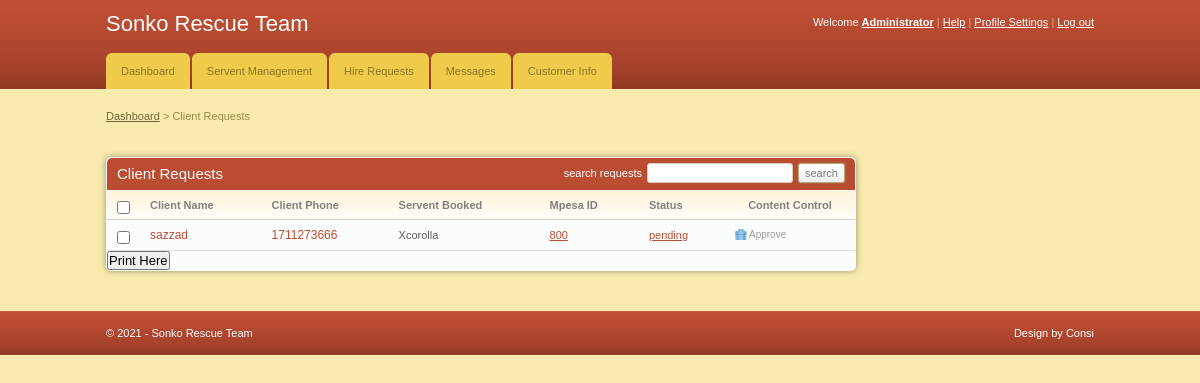
/servent/admin/client_requests.php (signed in), run on the app's committed database.
### tables this page shows
CREATE TABLE IF NOT EXISTS `client` (
  `client_id` int(11) NOT NULL AUTO_INCREMENT,
  `fname` varchar(255) NOT NULL,
  `email` varchar(255) NOT NULL,
  `id_no` int(11) NOT NULL,
  `phone` int(11) NOT NULL,
  `location` varchar(255) NOT NULL,
  `gender` varchar(255) NOT NULL,
  `servent_id` int(11) DEFAULT NULL,
  `status` varchar(255) NOT NULL,
  `mpesa` varchar(255) DEFAULT NULL,
  PRIMARY KEY (`client_id`)
);

CREATE TABLE IF NOT EXISTS `servents` (
  `servent_id` int(11) NOT NULL AUTO_INCREMENT,
  `servent_name` varchar(255) NOT NULL,
  `servent_type` varchar(255) NOT NULL,
  `image` text NOT NULL,
  `hire_cost` int(11) NOT NULL,
  `capacity` int(11) NOT NULL,
  `status` varchar(255) NOT NULL,
  PRIMARY KEY (`servent_id`)
);

### servent/admin/client_requests.php (the view, shortened to what this page needs)
<!DOCTYPE html PUBLIC "-//W3C//DTD XHTML 1.0 Transitional//EN" "http://www.w3.org/TR/xhtml1/DTD/xhtml1-transitional.dtd">
<html xmlns="http://www.w3.org/1999/xhtml">
<head>
	<link rel="stylesheet" href="css/style.css" type="text/css" media="all" />
</head>
<body>
<div id="header">
	<div class="shell">
		<?php
			include 'menu.php';
		?>
	</div>
</div>
<div id="container">
	<div class="shell">
		<div class="small-nav">
			<a href="index.php">Dashboard</a>
			<span>&gt;</span>
			Client Requests
		</div>
		<br />
		<div id="main">
			<div id="content">
				<div class="box">
					<div class="box-head">
						<h2 class="left">Client Requests</h2>
						<div class="right">
							<label>search requests</label>
							<input type="text" class="field small-field" />
							<input type="submit" class="button" value="search" />
						</div>
					</div>
					<div class="table">
						<table width="100%" border="0" cellspacing="0" cellpadding="0">
							<tr>
								<th width="13"><input type="checkbox" class="checkbox" /></th>
								<th>Client Name</th>
								<th>Client Phone</th>
								<th>Servent Booked</th>
								<th>Mpesa ID</th>
								<th>Status</th>
								<th width="110" class="ac">Content Control</th>
							</tr>
							<?php
								$connect = mysqli_connect("localhost", "root", "", "servent");
								$select = "SELECT client.client_id,client.fname,client.phone,servents.servent_name,servents.hire_cost,client.status FROM client JOIN servents ON client.servent_id=servents.servent_id";
								$result = mysqli_query($connect, $select);  ?>
							<?php
                          if(mysqli_num_rows($result) > 0)
                          {
                               while($row = mysqli_fetch_array($result))
                               {
                          ?>
                          <tr>
								<td><input type="checkbox" class="checkbox" /></td>
								<td><h3><a href="#"><?php echo $row['fname'] ?></a></h3></td>
								<td><h3><a href="#"><?php echo $row['phone'] ?></a></h3></td>
								<td><?php echo $row['servent_name'] ?></td>
								<td><a href="#"><?php echo $row['hire_cost'] ?></a></td>
								<td><a href="#"><?php echo $row['status'] ?></a></td>
								<td><a href="javascript:sureToApprove(<?php echo $row['client_id'];?>)" class="ico del">Approve</a></td>
							</tr>
                          <?php
                               }
                          }
                          ?>
						</table>
					</div>
					<h2><input type="submit" onclick="window.print()" value="Print Here" /></h2>
				</div>
			</div>
		</div>
	</div>
</div>
<div id="footer">
	<div class="shell">
		<span class="left">&copy; <?php echo date("Y");?> - Sonko Rescue Team</span>
		<span class="right">
			Design by Consi</a>
		</span>
	</div>
</div>
</body>
</html>

### servent/admin/css/style.css (style rules this page uses)
* { padding:0; margin:0; outline:0; }
body { background:#f9ebae; font-family: Verdana, sans-serif; font-size:11px; line-height:14px; color:#5e5e5e; }
input, textarea, select { font-family: Verdana, sans-serif; font-size:13px; }
.field { border:solid 1px #d3cfc7; background:#fff; padding:5px; }
.small-field { border:solid 1px #d3cfc7; background:#fff; padding:3px 1px; font-size:11px; }
.checkbox { width:13px; height:13px; vertical-align:top; position:relative; top:2px; }
.button { background:#eee url(images/button.gif) repeat-x 0 0; border:solid 1px #b1a874; color:#7f7f7f; font-size:11px; padding:2px 6px 2px 6px; cursor:pointer; line-height:14px !important; }
a { color:#ba4c32; text-decoration: underline; cursor:pointer; }
.left, .alignleft { float:left; display:inline; }
.right, .alignright { float:right; display:inline; }
.ac { text-align: center !important; }
h2 { font-size:15px; font-weight: normal; }
h3 { font-size:12px; line-height:14px; font-weight: normal; }
h3 a { text-decoration: none; }
.shell { width:988px; margin:0 auto; }
#header { height:89px; background:url(images/header.gif); white-space:nowrap; }
#container { padding:20px 0; }
.small-nav { color:#978b48; padding-bottom:20px; }
.small-nav a { color:#6f6636; }
#content { float:left; width:750px; }
.table th { background:#fffdfa url(images/th.gif) repeat-x 0 0; color:#818181; text-align: left; padding:7px 10px; border-bottom:solid 1px #d2d1cb; }
.table td { background:#fbfcfc; border-bottom:solid 1px #e0e0e0; padding:8px 10px; }
.box { background:#fbfcfc; height:100%; padding:1px; margin-bottom:20px; }
.box-head { background:#ba4c32; height:32px; color:#fff; padding: 0 10px; line-height:32px; white-space:nowrap; border-bottom:solid 1px #fff; }
.box-head .right { padding-top:5px; line-height:13px; }
.box-head .right label, .box-head .right input { float:left; }
.box-head .right label { padding:4px 0 0 0; }
.box-head .right input { margin-left:5px; }
a.ico { color:#9d9c9a; font-size:10px; text-decoration: none; padding:0 0 0 14px; background-repeat:no-repeat; background-position:0 0; }
a.del { background-image:url(images/del.gif) }
#footer { height:44px; background:url(images/footer.gif); line-height:44px; color:#fff; }
.box { -moz-border-radius:5px; -webkit-border-radius:5px; -moz-box-shadow: 0 0 6px #978f6c; -webkit-box-shadow: 0 0 6px #978f6c; }
.box-head { -moz-border-radius-topleft:5px; -moz-border-radius-topright:5px; -webkit-border-top-left-radius:5px; -webkit-border-top-right-radius:5px; }
.field, .button { -moz-border-radius:4px; -webkit-border-radius:4px; }
.small-field, .button, .pagging a { -moz-border-radius:3px; -webkit-border-radius:3px; }
.button { -moz-box-shadow: 0 0 2px #978f6c; -webkit-box-shadow: 0 0 2px #978f6c; }

### data on the page
client: fname "sazzad", phone "1711273666", servent.servent_name "Xcorolla", servent.hire_cost "800", status "pending"
